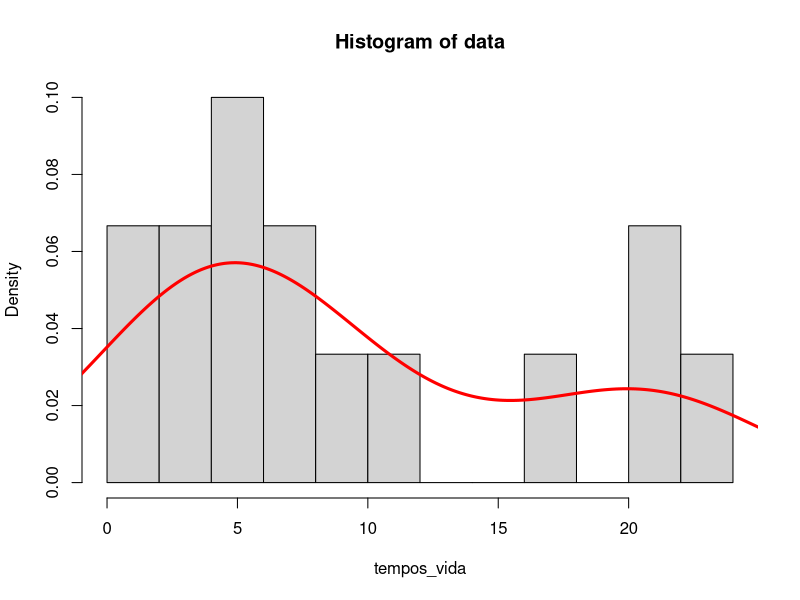
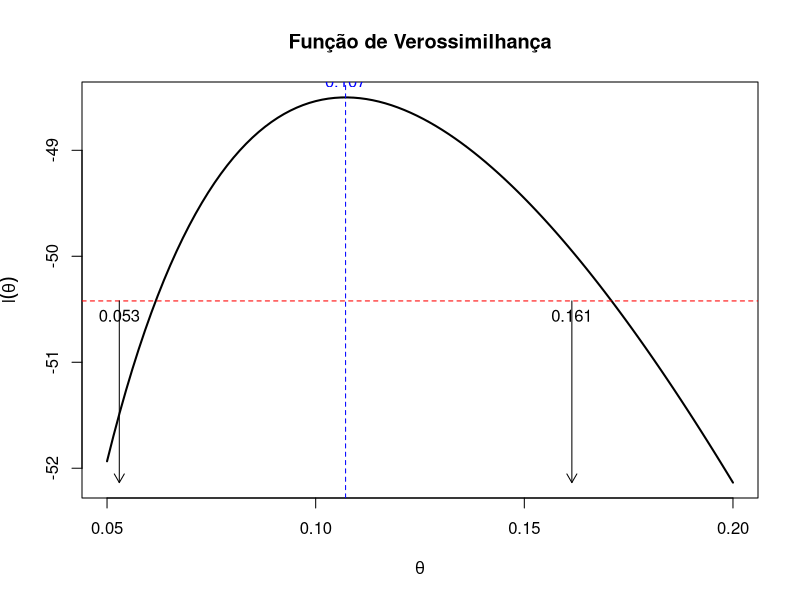

Reproduce these figures in R, in order.
# QUESTAO ----
# Neste exercício exploramos as ideias centrais da inferencia por verossimilhança.
# Considere que foram coletados dados sobre o tempo de vida (em min.) de um vírus quando fora de uma célula.
# 5.33, 7.16, 1.18, 11.57, 4.75, 9.42, 23.33, 7.18, 17.42, 20.09, 0.53, 4.04, 3.82, 3.24 and 20.91

# Após avaliar opções decidiu-se adotar a distribuição exponencial para descrever a variável.
# O objetivo é fazer inferências utilizando a função de verossimilhança.
# A figura a seguir resume as informações para tal inferência e contém os elementos mostrados em figuras semelhantes nos materiais do curso.

# Baseando-se na figura, marque a(s) afirmativa(s) verdadeira(s).
# (OBS: No texto e figura utiliza-se “.” (ponto) como separador de decimais.)

# Questão Escolha uma ou mais:
  
# a. O intervalo de confiança indicado na figura é simétrico ao redor da estimativa do parâmetro.
# b. Deseja-se testar estatisticamente a hipótese de que o valor do parâmetro difere de 0.158. Utiliza-se o mesmo nível de confiança definido para os intervalos. A conclusão é a de que a hipótese nula de θ=0.158 deve ser: rejeitada.
# c. O intervalo de confiança para o parâmetro é [0.107 ; 0.171].
# d. O valor estimado do parâmetro é de 0.107.
# e. Caso houvesse interesse em obter um intervalo com um nivel de confiança maior do que o utilizado no gráfico, o intervalo seria mais largo do que o mostrado no gráfico.


# SOLUCAO ----

# Dados fornecidos sobre o tempo de vida do vírus (em minutos)
tempos_vida <- c(5.33, 7.16, 1.18, 11.57, 4.75, 9.42, 23.33, 7.18, 17.42, 20.09, 0.53, 4.04, 3.82, 3.24, 20.91)

hist(tempos_vida, breaks = 10, probability = TRUE, main = "Histogram of data")
lines(density(tempos_vida), col="red", lwd=3)


# Função de verossimilhança para a distribuição exponencial
log_verossimilhanca <- function(theta, dados) {
  n <- length(dados)
  soma_dados <- sum(dados)
  n * log(theta) - theta * soma_dados
}

# Encontrar a estimativa máxima de verossimilhança (MLE) para o parâmetro theta
optim_result <- optim(par = 1/mean(tempos_vida), 
                      fn = log_verossimilhanca, 
                      dados = tempos_vida, 
                      control = list(fnscale = -1), # maximização
                      hessian = TRUE)

# Estimativa do parâmetro theta (MLE)
theta_mle <- optim_result$par

# Valor da função de verossimilhança máxima
log_lik_max <- optim_result$value

# Obtenção do intervalo de confiança por método aproximado (assumindo normalidade do MLE)
alpha <- 0.05
z_alpha <- qnorm(1 - alpha / 2)
se_theta <- sqrt(1 / (-optim_result$hessian)) # erro padrão do MLE

# Limites do intervalo de confiança
ic_lower <- theta_mle - z_alpha * se_theta
ic_upper <- theta_mle + z_alpha * se_theta

# Plot da função de verossimilhança
theta_vals <- seq(0.05, 0.20, length.out = 100)
log_lik_vals <- sapply(theta_vals, log_verossimilhanca, dados = tempos_vida)

plot(theta_vals, log_lik_vals, type = "l", lwd = 2,
     xlab = expression(theta),
     ylab = expression(l(theta)),
     main = "Função de Verossimilhança")

# Adicionando os valores do MLE e intervalo de confiança no gráfico
abline(v = theta_mle, col = "blue", lty = 2)
abline(h = log_lik_max - z_alpha^2 / 2, col = "red", lty = 2)
arrows(ic_lower, log_lik_max - z_alpha^2 / 2, ic_lower, min(log_lik_vals), length = 0.1, col = "black")
arrows(ic_upper, log_lik_max - z_alpha^2 / 2, ic_upper, min(log_lik_vals), length = 0.1, col = "black")
text(theta_mle, log_lik_max, labels = round(theta_mle, 3), pos = 3, col = "blue")
text(ic_lower, log_lik_max - z_alpha^2 / 2, labels = round(ic_lower, 3), pos = 1, col = "black")
text(ic_upper, log_lik_max - z_alpha^2 / 2, labels = round(ic_upper, 3), pos = 1, col = "black")

# Resultados
cat("Estimativa pontual (MLE) de theta:", round(theta_mle, 3), "\n")
cat("Intervalo de confiança para theta: [", round(ic_lower, 3), ";", round(ic_upper, 3), "]\n")
